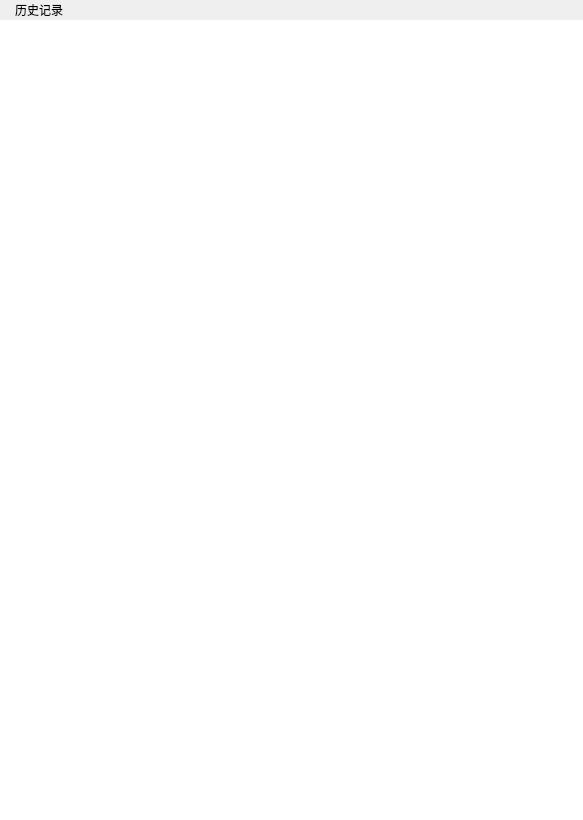
<?xml version="1.0" encoding="UTF-8"?>
<ui version="4.0">
 <class>PageHistory</class>
 <widget class="QFrame" name="PageHistory">
  <property name="geometry">
   <rect>
    <x>0</x>
    <y>0</y>
    <width>583</width>
    <height>820</height>
   </rect>
  </property>
  <property name="windowTitle">
   <string>PageHistory</string>
  </property>
  <layout class="QVBoxLayout" name="verticalLayout">
   <property name="spacing">
    <number>0</number>
   </property>
   <property name="leftMargin">
    <number>0</number>
   </property>
   <property name="topMargin">
    <number>0</number>
   </property>
   <property name="rightMargin">
    <number>0</number>
   </property>
   <property name="bottomMargin">
    <number>0</number>
   </property>
   <item>
    <layout class="QHBoxLayout" name="horizontalLayout_2">
     <item>
      <spacer name="horizontalSpacer_4">
       <property name="orientation">
        <enum>Qt::Horizontal</enum>
       </property>
       <property name="sizeType">
        <enum>QSizePolicy::Minimum</enum>
       </property>
       <property name="sizeHint" stdset="0">
        <size>
         <width>15</width>
         <height>20</height>
        </size>
       </property>
      </spacer>
     </item>
     <item>
      <widget class="QLabel" name="label">
       <property name="text">
        <string>历史记录</string>
       </property>
      </widget>
     </item>
     <item>
      <spacer name="horizontalSpacer_3">
       <property name="orientation">
        <enum>Qt::Horizontal</enum>
       </property>
       <property name="sizeHint" stdset="0">
        <size>
         <width>40</width>
         <height>20</height>
        </size>
       </property>
      </spacer>
     </item>
    </layout>
   </item>
   <item>
    <widget class="QPlainTextEdit" name="plainTextEdit">
     <property name="frameShape">
      <enum>QFrame::NoFrame</enum>
     </property>
    </widget>
   </item>
  </layout>
 </widget>
 <resources/>
 <connections/>
</ui>
